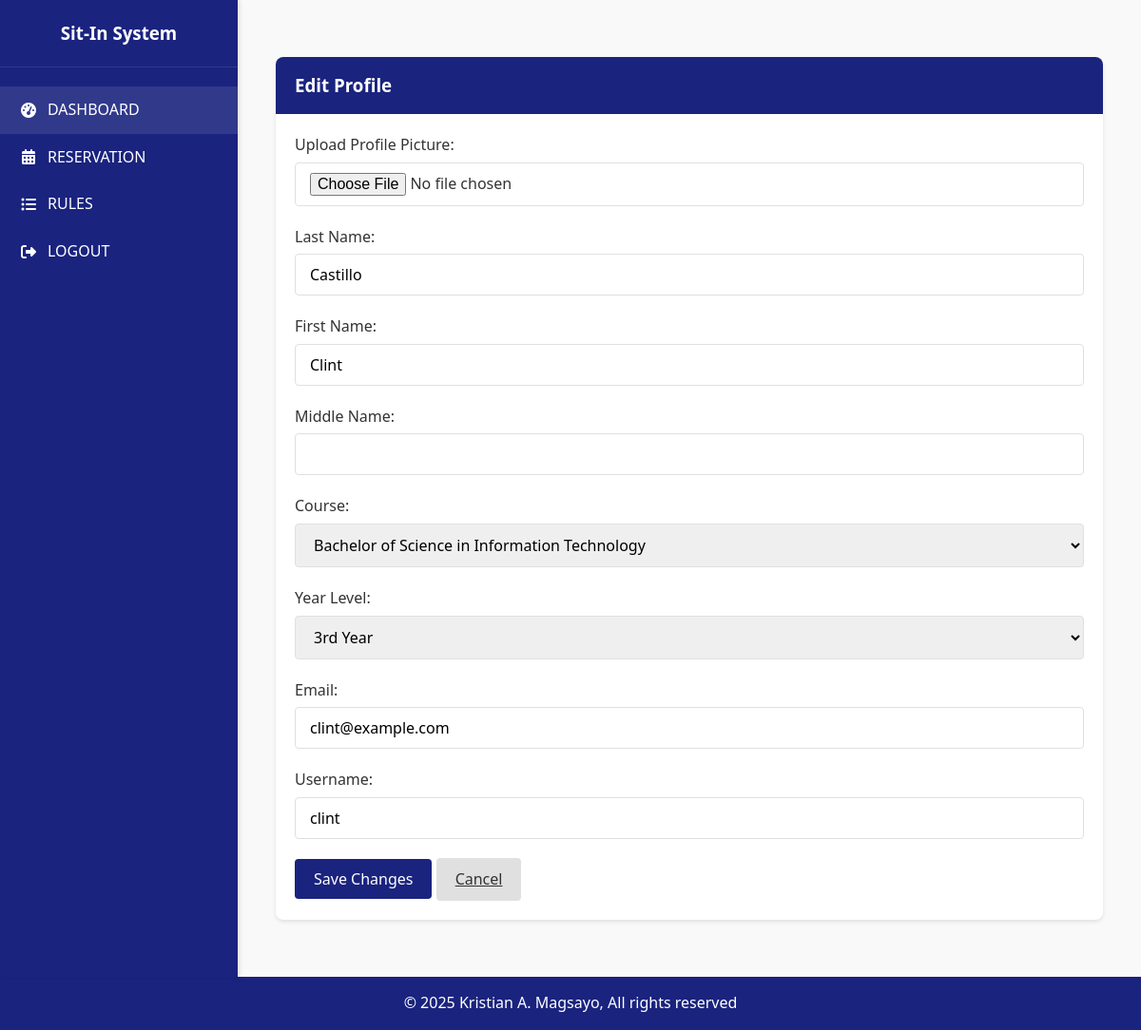
The app's page /edit_profile (signed in) with its own data.
### tables this page shows
CREATE TABLE users (
        id INTEGER PRIMARY KEY AUTOINCREMENT,
        id_number TEXT UNIQUE NOT NULL,
        first_name TEXT NOT NULL,
        last_name TEXT NOT NULL,
        middle_name TEXT,
        email TEXT UNIQUE NOT NULL,
        course TEXT NOT NULL,
        level TEXT NOT NULL,
        username TEXT UNIQUE NOT NULL,
        password TEXT NOT NULL,
        profile_pic TEXT
    );

### app.py (the view, shortened to what this page needs)
@app.route('/edit_profile', methods=['GET', 'POST'])
@login_required
def edit_profile():
    user = get_user(session['user_id'])
    return render_template('edit_profile.html', user=user)

### app.py (called while the page is built)
def get_db():
    db = getattr(g, '_database', None)
    if db is None:
        db = g._database = sqlite3.connect(DATABASE)
        db.row_factory = sqlite3.Row
    return db

@app.teardown_appcontext
def close_connection(exception):
    db = getattr(g, '_database', None)
    if db is not None:
        db.close()

def login_required(f):
    @wraps(f)
    def decorated_function(*args, **kwargs):
        if 'user_id' not in session:
            flash('Please log in to access this page', 'warning')
            return redirect(url_for('login'))
        return f(*args, **kwargs)
    return decorated_function

def get_user(user_id):
    db = get_db()
    user = db.execute('SELECT * FROM users WHERE id = ?', (user_id,)).fetchone()
    return user

### templates/edit_profile.html (shortened to what this page needs)
{% extends 'base.html' %}
{% block dashboard_layout %}
<div class="dashboard">
    <div class="sidebar">
        <div class="sidebar-logo">
            <a href="{{ url_for('index') }}" style="text-decoration: none; color: white; display: block;">
                <h3>Sit-In System</h3>
            </a>
        </div>
        <div class="sidebar-nav">
            <a href="{{ url_for('dashboard') }}" class="active">
                <i class="fas fa-tachometer-alt"></i> DASHBOARD
            </a>
            <a href="{{ url_for('reservation') }}">
                <i class="fas fa-calendar-alt"></i> RESERVATION
            </a>
            <a href="{{ url_for('rules') }}">
                <i class="fas fa-list-ul"></i> RULES
            </a>
            <a href="{{ url_for('logout') }}">
                <i class="fas fa-sign-out-alt"></i> LOGOUT
            </a>
        </div>
    </div>
    <div class="content-area">
        <div class="main-content">
            <div class="card">
                <div class="card-header">
                    <h3>Edit Profile</h3>
                </div>
                <div class="card-body">
                    <form method="POST" action="{{ url_for('edit_profile') }}" enctype="multipart/form-data">
                        <div class="form-group">
                            <label for="profile_pic">Upload Profile Picture:</label>
                            <input type="file" id="profile_pic" name="profile_pic" class="form-control">
                        </div>
                        <div class="form-row">
                            <div class="form-group col-md-4">
                                <label for="last_name">Last Name:</label>
                                <input type="text" id="last_name" name="last_name" class="form-control" value="{{ user['last_name'] }}" required>
                            </div>
                            <div class="form-group col-md-4">
                                <label for="first_name">First Name:</label>
                                <input type="text" id="first_name" name="first_name" class="form-control" value="{{ user['first_name'] }}" required>
                            </div>
                            <div class="form-group col-md-4">
                                <label for="middle_name">Middle Name:</label>
                                <input type="text" id="middle_name" name="middle_name" class="form-control" value="{{ user['middle_name'] }}">
                            </div>
                        </div>
                        <div class="form-row">
                            <div class="form-group col-md-6">
                                <label for="course">Course:</label>
                                <select id="course" name="course" class="form-control" required>
                                    <option value="BSIT" {% if user['course'] == 'BSIT' %}selected{% endif %}>Bachelor of Science in Information Technology</option>
                                </select>
                            </div>
                            <div class="form-group col-md-6">
                                <label for="level">Year Level:</label>
                                <select id="level" name="level" class="form-control" required>
                                    <option value="3rd Year" {% if user['level'] == '3rd Year' %}selected{% endif %}>3rd Year</option>
                                </select>
                            </div>
                        </div>
                        <div class="form-group">
                            <label for="email">Email:</label>
                            <input type="email" id="email" name="email" class="form-control" value="{{ user['email'] }}" required>
                        </div>
                        <div class="form-group">
                            <label for="username">Username:</label>
                            <input type="text" id="username" name="username" class="form-control" value="{{ user['username'] }}" required>
                        </div>
                        <button type="submit" class="btn">Save Changes</button>
                        <a href="{{ url_for('dashboard') }}" class="btn btn-secondary">Cancel</a>
                    </form>
                </div>
            </div>
        </div>
    </div>
</div>
{% endblock %}

### static/css/style.css (style rules this page uses)
:root { --primary-color: #1a237e; --secondary-color: #ffc107; --accent-color: #673ab7; --background-color: #f9f9f9; --text-color: #333; --light-gray: #e0e0e0; --white: #ffffff; --shadow: 0 2px 4px rgba(0, 0, 0, 0.1); }
* { margin: 0; padding: 0; box-sizing: border-box; font-family: 'Segoe UI', Tahoma, Geneva, Verdana, sans-serif; }
body { background-color: var(--background-color); color: var(--text-color); line-height: 1.6; }
.main-content { padding: 20px; max-width: 1200px; margin: 0 auto; }
.form-group { margin-bottom: 20px; }
.form-group label { display: block; margin-bottom: 5px; font-weight: 500; color: var(--text-color); }
.form-control { width: 100%; padding: 10px 15px; border: 1px solid var(--light-gray); border-radius: 4px; font-size: 16px; transition: border-color 0.3s; }
.btn { display: inline-block; padding: 10px 20px; background-color: var(--primary-color); color: var(--white); border: none; border-radius: 4px; cursor: pointer; font-size: 16px; font-weight: 500; text-align: center; transition: background-color 0.3s, transform 0.1s; }
.btn-secondary { background-color: var(--light-gray); color: var(--text-color); }
.dashboard { display: flex; min-height: 100vh; }
.sidebar { width: 250px; background-color: var(--primary-color); color: var(--white); padding: 20px 0; box-shadow: 2px 0 5px rgba(0, 0, 0, 0.1); transition: width 0.3s ease; position: relative; }
.sidebar-logo { text-align: center; padding: 0 20px 20px; border-bottom: 1px solid rgba(255, 255, 255, 0.1); cursor: pointer; }
.sidebar-logo h3 { transition: opacity 0.3s ease; }
.sidebar-nav { margin-top: 20px; }
.sidebar-nav a { display: flex; align-items: center; padding: 12px 20px; color: var(--white); text-decoration: none; transition: background-color 0.3s; white-space: nowrap; }
.sidebar-nav a:hover, .sidebar-nav a.active { background-color: rgba(255, 255, 255, 0.1); }
.sidebar-nav i { margin-right: 10px; width: 20px; text-align: center; }
.content-area { flex: 1; padding: 20px; overflow-y: auto; }
.card { background-color: var(--white); border-radius: 8px; box-shadow: var(--shadow); margin-bottom: 20px; overflow: hidden; }
.card-header { padding: 15px 20px; background-color: var(--primary-color); color: var(--white); font-weight: 500; display: flex; justify-content: space-between; align-items: center; }
.card-body { padding: 20px; }

### records on screen
users: last_name "Castillo", first_name "Clint", course "Bachelor of Science in Information Technology", level "3rd Year", email "clint@example.com", username "clint"
